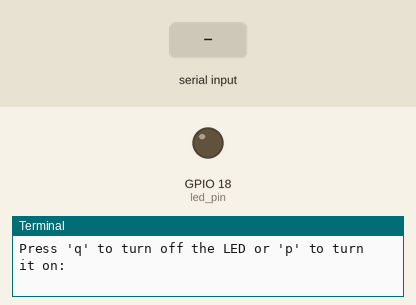
Bench run of a program on a simulated Raspberry Pi (BCM pin numbers). Parts: output pins drawn as LEDs (lit = HIGH), the last lines printed to the terminal. Inputs (shaded band) come from the test bench.

Above: at 1.2 s.
1.3 s: "p" typed at the terminal, then Enter
At 2.5 s:
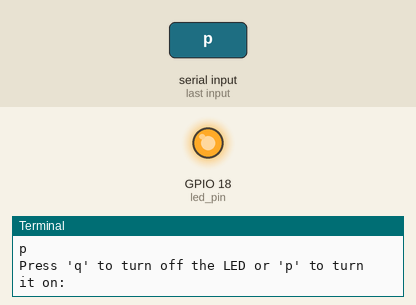
2.8 s: "q" typed at the terminal, then Enter
At 3.6 s:
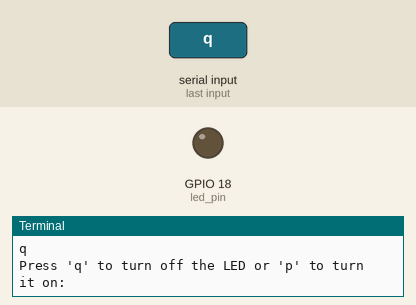
Timing chart, 0 to 5.8 s (numbered marks = the images above; inputs shaded):
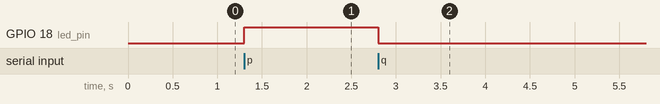

Measured:
- after the input at 1.3 s, GPIO 18 (led_pin): LOW → HIGH at once
- after the input at 2.8 s, GPIO 18 (led_pin): HIGH → LOW at once

The program:

4._Key_Control_LED.py
```python
import RPi.GPIO as GPIO
import time

GPIO.setmode(GPIO.BCM)
led_pin = 18
GPIO.setup(led_pin, GPIO.OUT)

while True:
    key_press = input("Press 'q' to turn off the LED or 'p' to turn it on: ")
    if key_press == "p":
        GPIO.output(led_pin, True)
    elif key_press == "q":
        GPIO.output(led_pin, False)
    time.sleep(0.1)

GPIO.cleanup()
```
